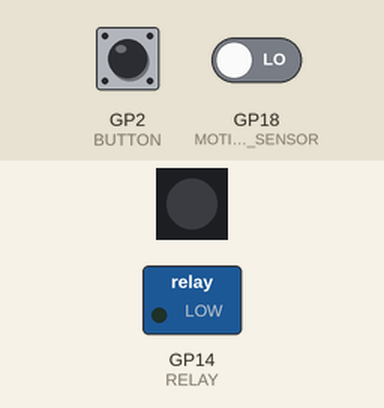
Recording of a sketch running on a simulated Raspberry Pi Pico W. Shown: 1 RGB LEDs in strip order, left to right, switched loads named in the sketch (green lamp = pin HIGH). Inputs (shaded band) come from the test bench; at power-on: GP18 (MOTION_SENSOR) LOW, GP2 (BUTTON) HIGH. Dim RGB values are drawn brighter than linear.

Above: at 1.8 s.
1.9 s: GP18 (MOTION_SENSOR) driven HIGH
At 2.9 s:
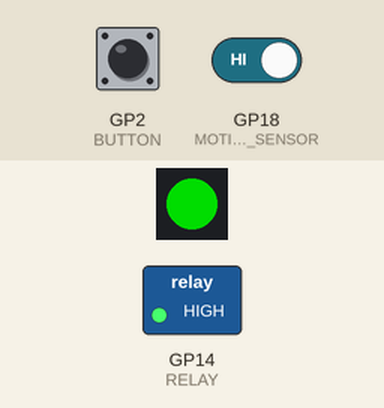
Timing chart, 0 to 4.9 s (numbered marks = the images above; inputs shaded):
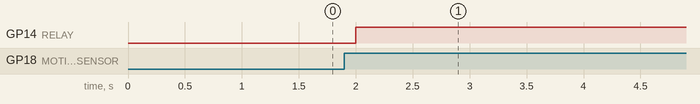

Measured:
- after the input at 1.9 s, GP14 (RELAY): LOW → HIGH after 0.10 s

The sketch:

sketch.ino
```cpp
#include <Adafruit_NeoPixel.h>
#define PIN 12
#define NUMPIXELS 1
#define MOTION_SENSOR 18
#define RELAY 14
#define BUTTON 2
#define DELAY 10000

Adafruit_NeoPixel pixels(NUMPIXELS, PIN, NEO_GRB + NEO_KHZ800);

void setup() {
  Serial1.begin(115200);

  pixels.begin();

  pinMode(MOTION_SENSOR, INPUT);
  pinMode(RELAY, OUTPUT);
  pinMode(BUTTON, INPUT_PULLUP);
}

void loop() {
  pixels.clear();
  if(digitalRead(MOTION_SENSOR)){
  pixels.setPixelColor(0, pixels.Color(0, 150, 0));
  pixels.show();
  digitalWrite(RELAY, HIGH);
  Serial1.println("Active");

  // need to do it this way instead of delay() bc of the button
  unsigned long startMillis = millis();
  while (millis() - startMillis < DELAY) {
    if (digitalRead(BUTTON) == LOW) {
      Serial1.println("Button pressed");

      break;
      }
      delay(100);
    }
  } else{
    pixels.setPixelColor(0, pixels.Color(0, 0, 0)); // can change the color to red (0, 0, 150) or disable the red (0, 0, 0)
    pixels.show();
    digitalWrite(RELAY, LOW);
    Serial1.println("Not active");
  }


  delay(500);
}
```
